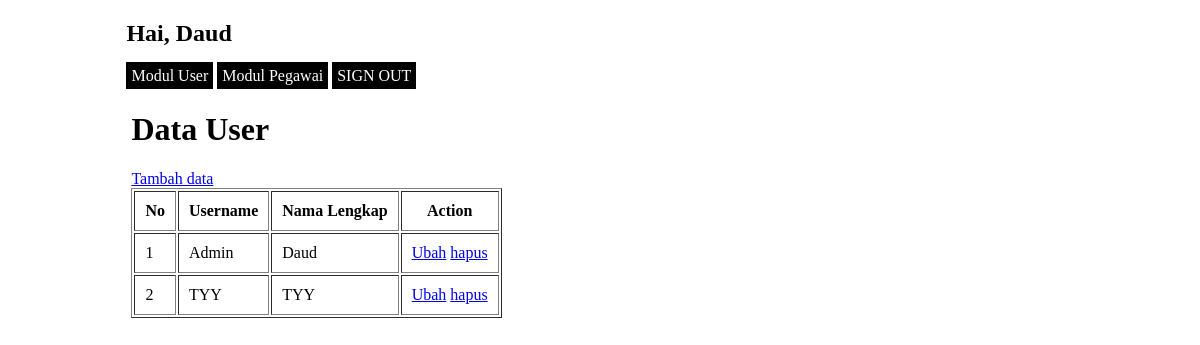
/home.php?modul=mod_user (signed in), run on the app's committed database.
### tables this page shows
CREATE TABLE `mst_user` (
  `username` varchar(100) NOT NULL,
  `password` varchar(100) DEFAULT NULL,
  `is_active` tinyint(4) DEFAULT NULL,
  `nama` varchar(100) NOT NULL
);

### mod_user/index.php (the view)
<div class="container">
    <h1>Data User</h1>
    <a href="?modul=mod_user&aksi=tambah">Tambah data</a>
    <table border="1" cellpadding="10">
        <tr>
            <th>No</th>
            <th>Username</th>
            <th>Nama Lengkap</th>
            <th>Action</th>
        </tr>
        <?php
        $no = 1;
        $user= mysqli_query($koneksi_db, "SELECT * FROM mst_user WHERE is_active = 1")
        or die(mysqli_error($koneksi_db));
        while($data = mysqli_fetch_array($user))
        {
        ?>
        <tr>
            <td><?= $no++;?></td>
            <td><?= $data["username"]?></td>
            <td><?= $data["nama"]?></td>
            <td>
                <a href="?modul=mod_user&aksi=ubah&user=<?= $data["username"]?>">Ubah</a>
                <a href="mod_user/proses_delete.php?aksi=delete&user=<?= $data["username"]?>">hapus</a>
            </td>
        </tr>
        <?php } ?>
    </table>
</div>

### style.css (style rules this page uses)
.container { width: 80%; margin: 0 auto; }

### data on the page
mst_user: username "Admin", nama "Daud"
mst_user: username "TYY", nama "TYY"

### other printed values
$_SESSION['namalog'] "Daud"
